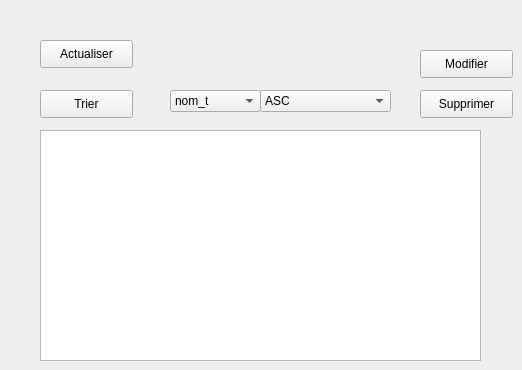
        <widget class="QWidget" name="tab_8">
         <attribute name="icon">
          <iconset resource="images.qrc">
           <normaloff>:/temoin.jpg</normaloff>:/temoin.jpg</iconset>
         </attribute>
         <attribute name="title">
          <string>liste des témoignages</string>
         </attribute>
         <widget class="QTableView" name="tableView_temoignage">
          <property name="geometry">
           <rect>
            <x>40</x>
            <y>130</y>
            <width>441</width>
            <height>231</height>
           </rect>
          </property>
          <property name="selectionBehavior">
           <enum>QAbstractItemView::SelectRows</enum>
          </property>
         </widget>
         <widget class="QPushButton" name="pushButtonmodifier">
          <property name="geometry">
           <rect>
            <x>420</x>
            <y>50</y>
            <width>93</width>
            <height>28</height>
           </rect>
          </property>
          <property name="text">
           <string>Modifier</string>
          </property>
         </widget>
         <widget class="QPushButton" name="pushButtonsupprimer">
          <property name="geometry">
           <rect>
            <x>420</x>
            <y>90</y>
            <width>93</width>
            <height>28</height>
           </rect>
          </property>
          <property name="text">
           <string>Supprimer</string>
          </property>
         </widget>
         <widget class="QLabel" name="label_59">
          <property name="geometry">
           <rect>
            <x>160</x>
            <y>90</y>
            <width>241</width>
            <height>21</height>
           </rect>
          </property>
          <property name="text">
           <string/>
          </property>
         </widget>
         <widget class="QComboBox" name="comboBox">
          <property name="geometry">
           <rect>
            <x>170</x>
            <y>90</y>
            <width>91</width>
            <height>22</height>
           </rect>
          </property>
          <item>
           <property name="text">
            <string>nom_t</string>
           </property>
          </item>
          <item>
           <property name="text">
            <string>contenu</string>
           </property>
          </item>
          <item>
           <property name="text">
            <string>id_citoyen</string>
           </property>
          </item>
         </widget>
         <widget class="QComboBox" name="comboBox_2">
          <property name="geometry">
           <rect>
            <x>260</x>
            <y>90</y>
            <width>131</width>
            <height>22</height>
           </rect>
          </property>
          <item>
           <property name="text">
            <string>ASC</string>
           </property>
          </item>
          <item>
           <property name="text">
            <string>DESC</string>
           </property>
          </item>
         </widget>
         <widget class="QPushButton" name="btn_actualiserTmg">
          <property name="geometry">
           <rect>
            <x>40</x>
            <y>40</y>
            <width>93</width>
            <height>28</height>
           </rect>
          </property>
          <property name="text">
           <string>Actualiser</string>
          </property>
         </widget>
         <widget class="QPushButton" name="pushButton_5">
          <property name="geometry">
           <rect>
            <x>40</x>
            <y>90</y>
            <width>93</width>
            <height>28</height>
           </rect>
          </property>
          <property name="text">
           <string>Trier</string>
          </property>
         </widget>
        </widget>
